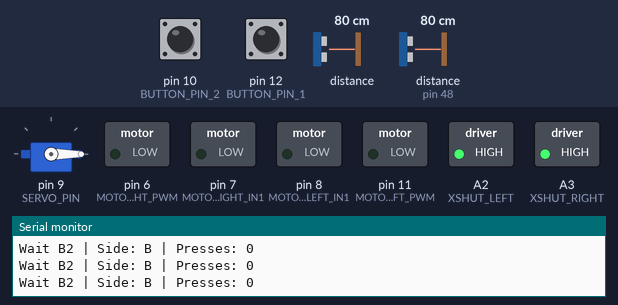
The sketch below on a simulated Arduino Uno, built with avr-gcc and run on an emulated ATmega328P. Shown: servo, switched loads named in the sketch (green lamp = pin HIGH), the last lines printed to the serial monitor. The test bench sets the inputs (shaded band); at power-on: pin 10 (BUTTON_PIN_2) HIGH, distance to the obstacle 80 cm, pin 12 (BUTTON_PIN_1) HIGH, distance to the obstacle (sensor on pin 48) 80 cm.

Above: at 1.9 s.
2.0 s: pin 10 (BUTTON_PIN_2) pulled LOW for 0.15 s
5.1 s: distance to the obstacle (sensor 0) set to 21 cm
8.1 s: distance to the obstacle (sensor 0) set to 17 cm
At 9.4 s:
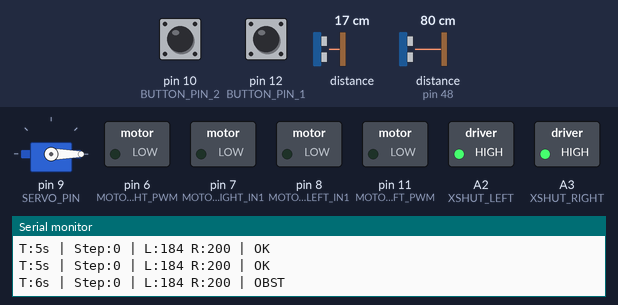
9.7 s: distance to the obstacle (sensor 0) set to 35 cm
At 10.5 s:
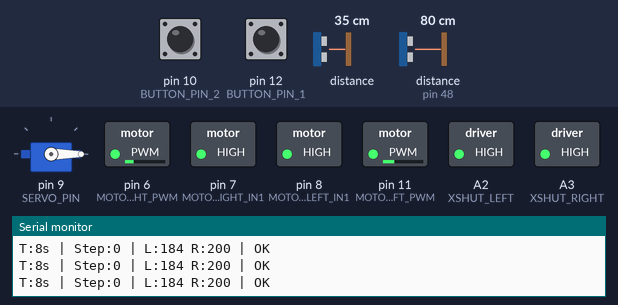
12.7 s: distance to the obstacle (sensor 0) set to 2 cm
At 13.2 s:
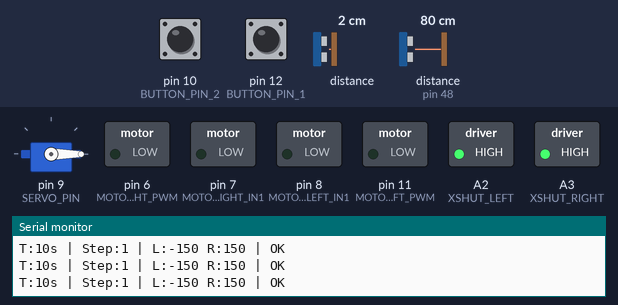
14.2 s: distance to the obstacle (sensor 0) set to 60 cm
At 18.53 s:
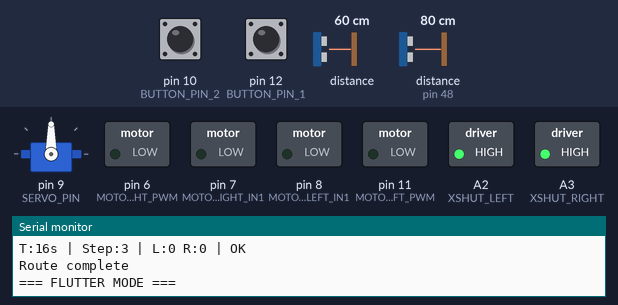
Timing chart, 0 to 20.3 s (numbered marks = the images above; inputs shaded):
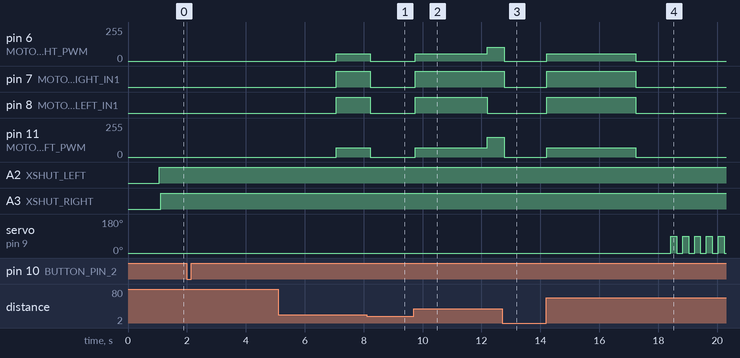

Measured:
- after the input at 8.1 s, pin 6 (MOTOR_RIGHT_PWM): 55/255 → 0/255 after 0.12 s; pin 7 (MOTOR_RIGHT_IN1), pin 8 (MOTOR_LEFT_IN1): HIGH → LOW after 0.12 s; pin 11 (MOTOR_LEFT_PWM): 71/255 → 0/255 after 0.12 s
- after the input at 9.7 s, pin 6 (MOTOR_RIGHT_PWM): 0/255 → 55/255 after 0.05 s, → 105/255 2.4 s later; pin 7 (MOTOR_RIGHT_IN1): LOW → HIGH after 0.05 s; pin 8 (MOTOR_LEFT_IN1): LOW → HIGH after 0.05 s, → LOW 2.4 s later; pin 11 (MOTOR_LEFT_PWM): 0/255 → 71/255 after 0.05 s, → 150/255 2.4 s later
- after the input at 12.7 s, pin 6 (MOTOR_RIGHT_PWM): 105/255 → 0/255 after 0.06 s; pin 7 (MOTOR_RIGHT_IN1): HIGH → LOW after 0.06 s; pin 8 (MOTOR_LEFT_IN1): stays LOW (without the input it goes to HIGH after 0.06 s); pin 11 (MOTOR_LEFT_PWM): 150/255 → 0/255 after 0.06 s
- after the input at 14.2 s, pin 6 (MOTOR_RIGHT_PWM): 0/255 → 55/255 at once, → 0/255 3.0 s later; pin 7 (MOTOR_RIGHT_IN1), pin 8 (MOTOR_LEFT_IN1): LOW → HIGH at once, → LOW 3.0 s later; pin 11 (MOTOR_LEFT_PWM): 0/255 → 71/255 at once, → 0/255 3.0 s later; servo on pin 9 (SERVO_PIN): alternates 90° for 0.20 s and 0° for 0.20 s, starting after 4.2 s

The sketch:

main_light.ino
```cpp
#include <Wire.h>
#include <VL53L0X.h>
#include <Servo.h>
#include <avr/pgmspace.h>

// =========================
// ПИНЫ
// =========================
#define SDA_PIN A4
#define SCL_PIN A5
#define XSHUT_LEFT  A2
#define XSHUT_RIGHT A3
#define SERVO_PIN 9
#define BUTTON_PIN_1 12
#define BUTTON_PIN_2 10

// =========================
// АДРЕСА ДАТЧИКОВ
// =========================
#define VL53_ADDR_LEFT  0x30
#define VL53_ADDR_RIGHT 0x29

// =========================
// МОТОРЫ
// =========================
#define MOTOR_LEFT_IN1 8
#define MOTOR_LEFT_PWM 11
#define MOTOR_RIGHT_IN1 7
#define MOTOR_RIGHT_PWM 6

#define R_MOTOR_SPEED 200
#define MOTOR_TURN_SPEED 150

// =========================
// КОРРЕКЦИЯ РАЗНИЦЫ РЕДУКТОРОВ
// =========================
#define LEFT_TICKS_PER_REV 1360     // Количество импульсов на оборот колеса
#define RIGHT_TICKS_PER_REV 1472

// Рассчитываем скорости для правого колеса, чтобы оно вращалось пропорционально
// Для линейного движения: правое колесо должно вращаться медленнее
#define L_MOTOR_SPEED ((int)(R_MOTOR_SPEED * 1.0 * LEFT_TICKS_PER_REV / RIGHT_TICKS_PER_REV))
// #define MOTOR_TURN_SPEED ((int)(MOTOR_TURN_SPEED * 1.0 * LEFT_TICKS_PER_REV / RIGHT_TICKS_PER_REV));

// =========================
// ТАЙМЕРЫ
// =========================
#define START_DELAY_MS 5000      // 85 секунд ожидания перед маршрутом
#define RUN_TIME_MS 20000        // 100 секунд на выполнение маршрута
#define LOG_INTERVAL_MS 100       // Интервал логирования
#define BUTTON_DEBOUNCE_MS 100    // Дебаунс кнопок
#define OBSTACLE_DIST_MM 200      // Минимальное расстояние до препятствия

// =========================
// МАРШРУТ
// =========================
#define MAX_STEPS 6
#define SIDE_BLUE 0
#define SIDE_YELLOW 1

// =========================
// ОБЪЕКТЫ
// =========================
VL53L0X sensorLeft, sensorRight;
Servo actionServo;

// =========================
// ГЛОБАЛЬНЫЕ ПЕРЕМЕННЫЕ
// =========================
uint16_t distLeft = 0, distRight = 0;
bool vl53LeftOk = false, vl53RightOk = false;
bool button1Toggle = false;

// =========================
// МАРШРУТ В PROGMEM
// [сторона][мотор][шаг] -> мотор: 0=левый, 1=правый
// =========================
const unsigned long routeTiming[MAX_STEPS] PROGMEM = {5000, 500, 3000, 1000, 0, 0};
const int routeMotors[2][2][MAX_STEPS] PROGMEM = {
  { // SIDE_BLUE
    { L_MOTOR_SPEED, -MOTOR_TURN_SPEED, L_MOTOR_SPEED, 0, 0, 0 }, // Левое колесо
    { R_MOTOR_SPEED,  MOTOR_TURN_SPEED, R_MOTOR_SPEED, 0, 0, 0 } // Правое колесо
  },
  { // SIDE_YELLOW (инвертированные повороты)
    { L_MOTOR_SPEED,  MOTOR_TURN_SPEED, L_MOTOR_SPEED, 0, 0, 0 }, // Левое колесо
    { R_MOTOR_SPEED, -MOTOR_TURN_SPEED, R_MOTOR_SPEED, 0, 0, 0 } // Правое колесо (поворот в другую сторону)
  }
};
const int routeSteps[2] = {4, 4};

// =========================
// ФУНКЦИИ
// =========================
void setMotor(int inPin, int pwmPin, int speed) {
  speed = constrain(speed, -255, 255);
  if (speed > 0) {
    digitalWrite(inPin, HIGH);
    analogWrite(pwmPin, 255 - speed);
  } else if (speed < 0) {
    digitalWrite(inPin, LOW);
    analogWrite(pwmPin, -speed);
  } else {
    digitalWrite(inPin, LOW);
    analogWrite(pwmPin, 0);
  }
}

void stopMotors() {
  setMotor(MOTOR_LEFT_IN1, MOTOR_LEFT_PWM, 0);
  setMotor(MOTOR_RIGHT_IN1, MOTOR_RIGHT_PWM, 0);
}

void initVL53() {
  pinMode(XSHUT_LEFT, OUTPUT);
  pinMode(XSHUT_RIGHT, OUTPUT);
  digitalWrite(XSHUT_LEFT, LOW);
  digitalWrite(XSHUT_RIGHT, LOW);
  delay(50);
  Wire.begin();
  delay(10);

  digitalWrite(XSHUT_LEFT, HIGH); delay(50);
  sensorLeft.setTimeout(100);
  if (sensorLeft.init()) {
    sensorLeft.setAddress(VL53_ADDR_LEFT);
    sensorLeft.setMeasurementTimingBudget(30000);
    sensorLeft.startContinuous();
    vl53LeftOk = true;
    Serial.println(F("VL53L OK"));
  }

  digitalWrite(XSHUT_RIGHT, HIGH); delay(50);
  sensorRight.setTimeout(100);
  if (sensorRight.init()) {
    sensorRight.setMeasurementTimingBudget(30000);
    sensorRight.startContinuous();
    vl53RightOk = true;
    Serial.println(F("VL53R OK"));
  }
}

// ИСПРАВЛЕННАЯ ФУНКЦИЯ ПРОВЕРКИ ПРЕПЯТСТВИЙ
bool canDrive() {
  if (!vl53LeftOk || !vl53RightOk) return true; // Если датчики не инициализированы, разрешаем движение

  uint16_t l = sensorLeft.readRangeContinuousMillimeters();
  uint16_t r = sensorRight.readRangeContinuousMillimeters();

  if (!sensorLeft.timeoutOccurred()) distLeft = l;
  if (!sensorRight.timeoutOccurred()) distRight = r;

  return (distLeft >= OBSTACLE_DIST_MM && distRight >= OBSTACLE_DIST_MM);
}

// =========================
// SETUP — ВСЯ ЛОГИКА ЗДЕСЬ
// =========================
void setup() {
  Serial.begin(115200);
  delay(1000);

  pinMode(BUTTON_PIN_1, INPUT_PULLUP);
  pinMode(BUTTON_PIN_2, INPUT_PULLUP);
  pinMode(MOTOR_LEFT_IN1, OUTPUT);
  pinMode(MOTOR_LEFT_PWM, OUTPUT);
  pinMode(MOTOR_RIGHT_IN1, OUTPUT);
  pinMode(MOTOR_RIGHT_PWM, OUTPUT);

  actionServo.attach(SERVO_PIN);
  actionServo.write(0);
  initVL53();

  Serial.println(F("=== READY ==="));
  Serial.print(F("Corrected Motor Speed: "));
  Serial.println(L_MOTOR_SPEED);
  Serial.print(F("Corrected Turn Speed: "));
  Serial.println(MOTOR_TURN_SPEED);

  // =========================
  // ЦИКЛ 1: ОЖИДАНИЕ ЗАПУСКА
  // =========================
  unsigned long lastLog = 0;
  bool lastB1State = false;
  int pressCount = 0; // Счетчик нажатий

  while (true) {
    bool b1 = !digitalRead(BUTTON_PIN_1);
    bool b2 = !digitalRead(BUTTON_PIN_2);

    // Обработка изменения состояния кнопки 1
    if (b1 != lastB1State) {
      if (b1) { // Только что нажали (не отпустили)
        pressCount++; // Увеличиваем счетчик при нажатии

        // Переключаем toggle каждые 2 нажатия
        if (pressCount % 1 == 0) {
          button1Toggle = !button1Toggle;
          Serial.print(F("SIDE: "));
          Serial.println(button1Toggle ? F("YELLOW") : F("BLUE"));
        }
      }
      lastB1State = b1;
    }

    // Статус раз в 100мс
    if (millis() - lastLog >= LOG_INTERVAL_MS) {
      Serial.print(F("Wait B2 | Side: "));
      Serial.print(button1Toggle ? F("Y") : F("B"));
      Serial.print(F(" | Presses: "));
      Serial.println(pressCount);
      lastLog = millis();
    }

    if (b2) {
      Serial.println(F(">>> START <<<"));
      break;
    }
    delay(10);
  }

  // =========================
  // ПОДГОТОВКА К ЗАПУСКУ
  // =========================
  stopMotors();
  actionServo.write(0);
  unsigned long runStart = millis();
  int step = 0;
  int side = button1Toggle ? SIDE_YELLOW : SIDE_BLUE;
  int totalSteps = routeSteps[side];
  unsigned long stepStart = millis();

  Serial.print(F("Running side: "));
  Serial.println(side == SIDE_YELLOW ? F("YELLOW") : F("BLUE"));

  // Ожидание 85 секунд перед стартом
  Serial.println(F("Waiting 85s..."));
  while (millis() - runStart < START_DELAY_MS) {
    delay(50);
  }

  stepStart = millis(); // Сбрасываем таймер шага после задержки

  // =========================
  // ЦИКЛ 2: ВЫПОЛНЕНИЕ МАРШРУТА
  // =========================
  while (millis() - runStart < RUN_TIME_MS) {
    unsigned long now = millis();

    // Проверка препятствий
    if (!canDrive()) {
      stopMotors();
      delay(10);
      continue;
    }

    // Проверка завершения текущего шага
    if (now - stepStart >= pgm_read_dword_near(&routeTiming[step])) {
      step++;
      if (step >= totalSteps) {
        Serial.println(F("Route complete"));
        stopMotors();
        break;
      }
      stepStart = now;
    }

    // Чтение скоростей из PROGMEM
    int speedL = pgm_read_word_near(&routeMotors[side][0][step]);
    int speedR = pgm_read_word_near(&routeMotors[side][1][step]);

    setMotor(MOTOR_LEFT_IN1, MOTOR_LEFT_PWM, speedL);
    setMotor(MOTOR_RIGHT_IN1, MOTOR_RIGHT_PWM, speedR);

    // Лог раз в 100мс
    if (now - lastLog >= LOG_INTERVAL_MS) {
      Serial.print(F("T:"));
      Serial.print((now - runStart) / 1000);
      Serial.print(F("s | Step:"));
      Serial.print(step);
      Serial.print(F(" | L:"));
      Serial.print(speedL);
      Serial.print(F(" R:"));
      Serial.print(speedR);
      Serial.print(F(" | "));
      Serial.println(canDrive() ? F("OK") : F("OBST"));
      lastLog = now;
    }

    delay(10);
  }

  // =========================
  // ФИНАЛ: БЕСКОНЕЧНОЕ ДЁРГАНИЕ СЕРВОЙ
  // =========================
  Serial.println(F("=== FLUTTER MODE ==="));
  stopMotors();

  while (true) {
    static unsigned long lastFlutter = 0;
    static bool pos = false;
    if (millis() - lastFlutter >= 200) {
      actionServo.write(pos ? 90 : 0);
      pos = !pos;
      lastFlutter = millis();
    }
  }
}

void loop() {
  // Вся логика в setup()
}
```
